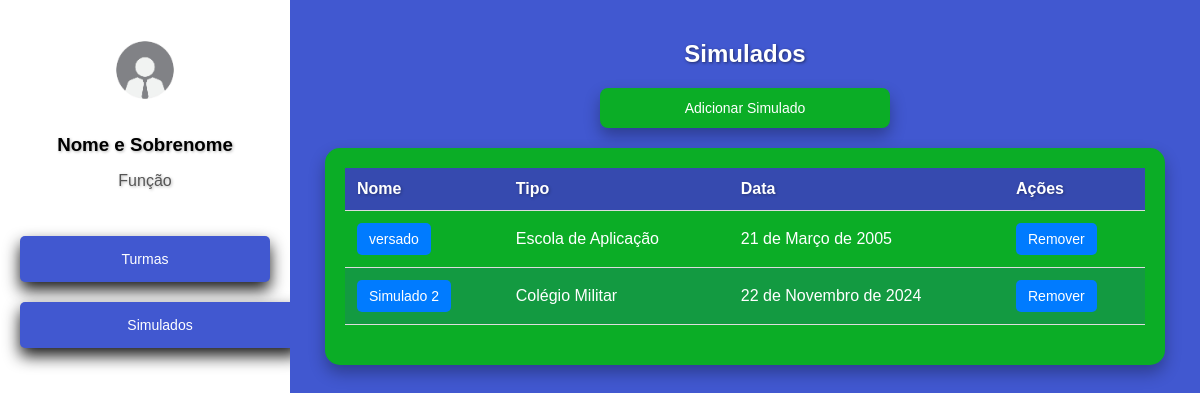
Before: /cadastros/simulados/ with the older database file.
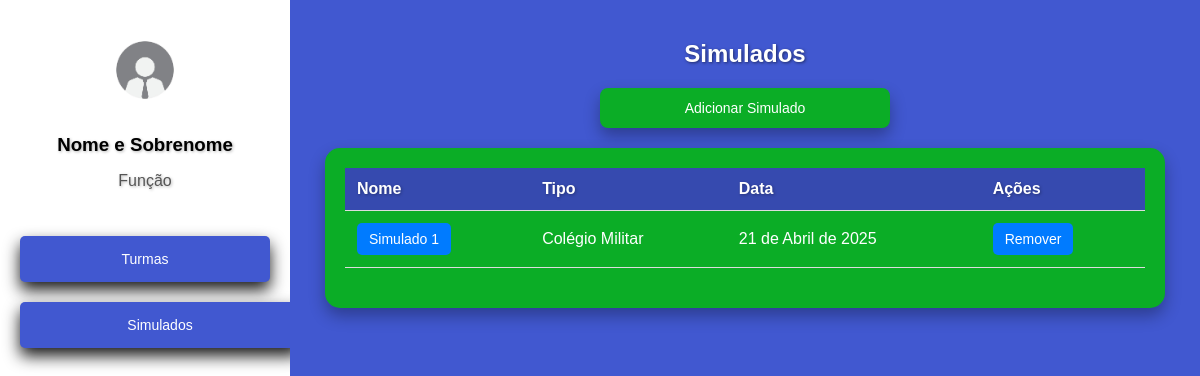
After: the same page with the newer database file.
### cadastros/models.py (models this page shows, shortened)
class Simulado(models.Model):
    TIPOS_SIMULADO = [
        ('CM', 'Colégio Militar'),
        ('EA', 'Escola de Aplicação'),
    ]
    nome = models.CharField(max_length=100)
    tipo = models.CharField(max_length=2, choices=TIPOS_SIMULADO)
    data = models.DateField()

### cadastros/views.py (the view, shortened to what this page needs)
# urls.py: path('simulados/', SimuladoView.as_view(), name='simulados'),
class SimuladoView(View):
    template_name_list = 'simulados.html'
    template_name_add = 'adicionar_simulado.html'
    def get(self, request, simulado_id=None):
        if request.path.endswith('adicionar/'):
            return render(request, self.template_name_add)
        else:
            simulados = SimuladoMediator.listar_simulados()
            return render(request, self.template_name_list, {'simulados': simulados})

### cadastros/mediators.py (called while the page is built)
    @staticmethod
    def listar_simulados():
        return Simulado.objects.all()

### cadastros/templates/simulados.html (shortened to what this page needs)
<!DOCTYPE html>
<html lang="pt-br">
<head>
</head>
<body>
    <div class="sidebar">
        <div class="profile">
            <img src="/static/imgfunc.jpg" alt="funcionario" width="100" height="100">
            <h3>Nome e Sobrenome</h3>
            <p>Função</p>
        </div>
        <nav>
            <a href="{% url 'turmas' %}">Turmas</a>
            <a href="{% url 'simulados' %}" class="btn btn-primary">Simulados</a>
        </nav>
    </div>
    <div class="container">
        <h2>Simulados</h2>
        <a href="{% url 'adicionar_simulado' %}" class="btn btn-primary">Adicionar Simulado</a>
        <div class="table-container">
            <table>
                <thead>
                    <tr>
                        <th>Nome</th>
                        <th>Tipo</th>
                        <th>Data</th>
                        <th>Ações</th>
                    </tr>
                </thead>
                <tbody>
                    {% for simulado in simulados %}
                    <tr>
                        <td>
                            <a href="{% url 'notas_simulado' simulado.id %}">{{ simulado.nome }}</a>
                        </td>
                        <td>{{ simulado.get_tipo_display }}</td>
                        <td>{{ simulado.data }}</td>
                        <td>
                            <form method="post" action="{% url 'excluir_simulado' simulado.id %}" style="display:inline;">
                                <button type="submit" class="btn btn-danger" onclick="return confirm('Tem certeza que deseja remover este simulado?');">Remover</button>
                            </form>
                        </td>
                    </tr>
                    {% empty %}
                    <tr>
                        <td colspan="4">Nenhum simulado cadastrado.</td>
                    </tr>
                    {% endfor %}
                </tbody>
            </table>
        </div>
    </div>
</body>
</html>

Changed rows visible on the page:
removed Simulado: nome "versado", tipo "Escola de Aplicação", data "21 de Março de 2005"
removed Simulado: nome "Simulado 2", tipo "Colégio Militar", data "22 de Novembro de 2024"
added Simulado: nome "Simulado 1", tipo "Colégio Militar", data "21 de Abril de 2025"
